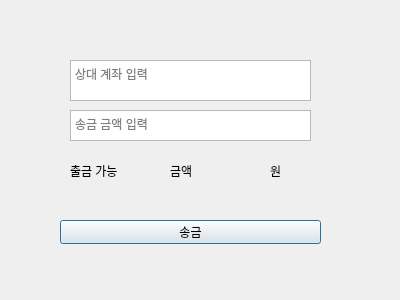
<?xml version="1.0" encoding="UTF-8"?>
<ui version="4.0">
 <class>SendDialog</class>
 <widget class="QDialog" name="SendDialog">
  <property name="geometry">
   <rect>
    <x>0</x>
    <y>0</y>
    <width>400</width>
    <height>300</height>
   </rect>
  </property>
  <property name="windowTitle">
   <string>Dialog</string>
  </property>
  <widget class="QTextEdit" name="textEdit">
   <property name="geometry">
    <rect>
     <x>70</x>
     <y>60</y>
     <width>241</width>
     <height>41</height>
    </rect>
   </property>
   <property name="html">
    <string>&lt;!DOCTYPE HTML PUBLIC &quot;-//W3C//DTD HTML 4.0//EN&quot; &quot;http://www.w3.org/TR/REC-html40/strict.dtd&quot;&gt;
&lt;html&gt;&lt;head&gt;&lt;meta name=&quot;qrichtext&quot; content=&quot;1&quot; /&gt;&lt;meta charset=&quot;utf-8&quot; /&gt;&lt;style type=&quot;text/css&quot;&gt;
p, li { white-space: pre-wrap; }
hr { height: 1px; border-width: 0; }
li.unchecked::marker { content: &quot;\2610&quot;; }
li.checked::marker { content: &quot;\2612&quot;; }
&lt;/style&gt;&lt;/head&gt;&lt;body style=&quot; font-family:'맑은 고딕'; font-size:9pt; font-weight:400; font-style:normal;&quot;&gt;
&lt;p style=&quot;-qt-paragraph-type:empty; margin-top:0px; margin-bottom:0px; margin-left:0px; margin-right:0px; -qt-block-indent:0; text-indent:0px;&quot;&gt;&lt;br /&gt;&lt;/p&gt;&lt;/body&gt;&lt;/html&gt;</string>
   </property>
   <property name="placeholderText">
    <string>상대 계좌 입력</string>
   </property>
  </widget>
  <widget class="QTextEdit" name="textEdit_2">
   <property name="geometry">
    <rect>
     <x>70</x>
     <y>110</y>
     <width>241</width>
     <height>31</height>
    </rect>
   </property>
   <property name="html">
    <string>&lt;!DOCTYPE HTML PUBLIC &quot;-//W3C//DTD HTML 4.0//EN&quot; &quot;http://www.w3.org/TR/REC-html40/strict.dtd&quot;&gt;
&lt;html&gt;&lt;head&gt;&lt;meta name=&quot;qrichtext&quot; content=&quot;1&quot; /&gt;&lt;meta charset=&quot;utf-8&quot; /&gt;&lt;style type=&quot;text/css&quot;&gt;
p, li { white-space: pre-wrap; }
hr { height: 1px; border-width: 0; }
li.unchecked::marker { content: &quot;\2610&quot;; }
li.checked::marker { content: &quot;\2612&quot;; }
&lt;/style&gt;&lt;/head&gt;&lt;body style=&quot; font-family:'맑은 고딕'; font-size:9pt; font-weight:400; font-style:normal;&quot;&gt;
&lt;p style=&quot;-qt-paragraph-type:empty; margin-top:0px; margin-bottom:0px; margin-left:0px; margin-right:0px; -qt-block-indent:0; text-indent:0px;&quot;&gt;&lt;br /&gt;&lt;/p&gt;&lt;/body&gt;&lt;/html&gt;</string>
   </property>
   <property name="placeholderText">
    <string>송금 금액 입력</string>
   </property>
  </widget>
  <widget class="QLabel" name="label">
   <property name="geometry">
    <rect>
     <x>170</x>
     <y>160</y>
     <width>91</width>
     <height>21</height>
    </rect>
   </property>
   <property name="text">
    <string>금액</string>
   </property>
  </widget>
  <widget class="QLabel" name="label_2">
   <property name="geometry">
    <rect>
     <x>70</x>
     <y>160</y>
     <width>91</width>
     <height>21</height>
    </rect>
   </property>
   <property name="text">
    <string>출금 가능</string>
   </property>
  </widget>
  <widget class="QLabel" name="label_3">
   <property name="geometry">
    <rect>
     <x>270</x>
     <y>160</y>
     <width>91</width>
     <height>21</height>
    </rect>
   </property>
   <property name="text">
    <string>원</string>
   </property>
  </widget>
  <widget class="QPushButton" name="pushButton">
   <property name="geometry">
    <rect>
     <x>60</x>
     <y>220</y>
     <width>261</width>
     <height>24</height>
    </rect>
   </property>
   <property name="text">
    <string>송금</string>
   </property>
  </widget>
 </widget>
 <resources/>
 <connections/>
</ui>
